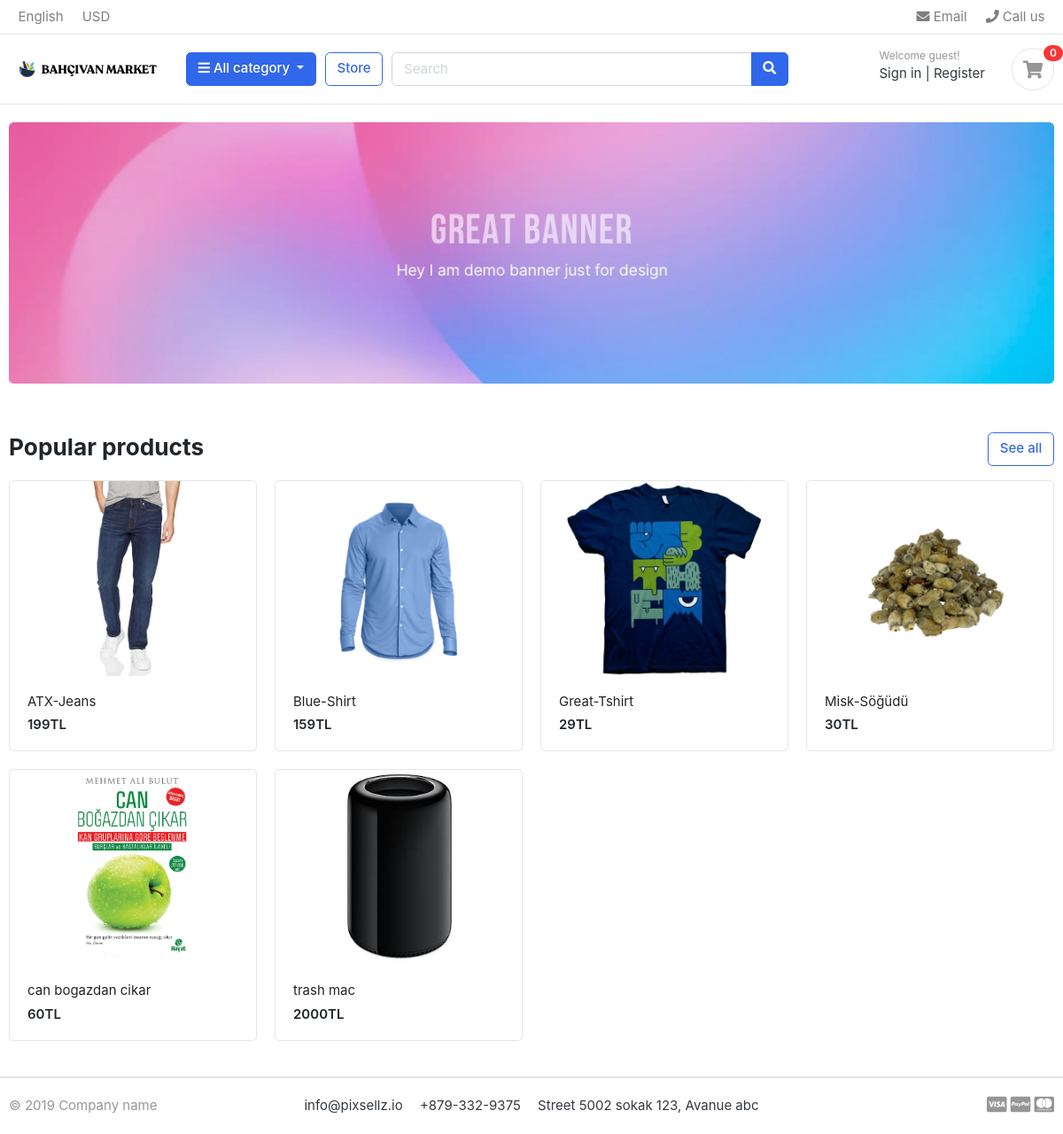
The app's page /, older data.
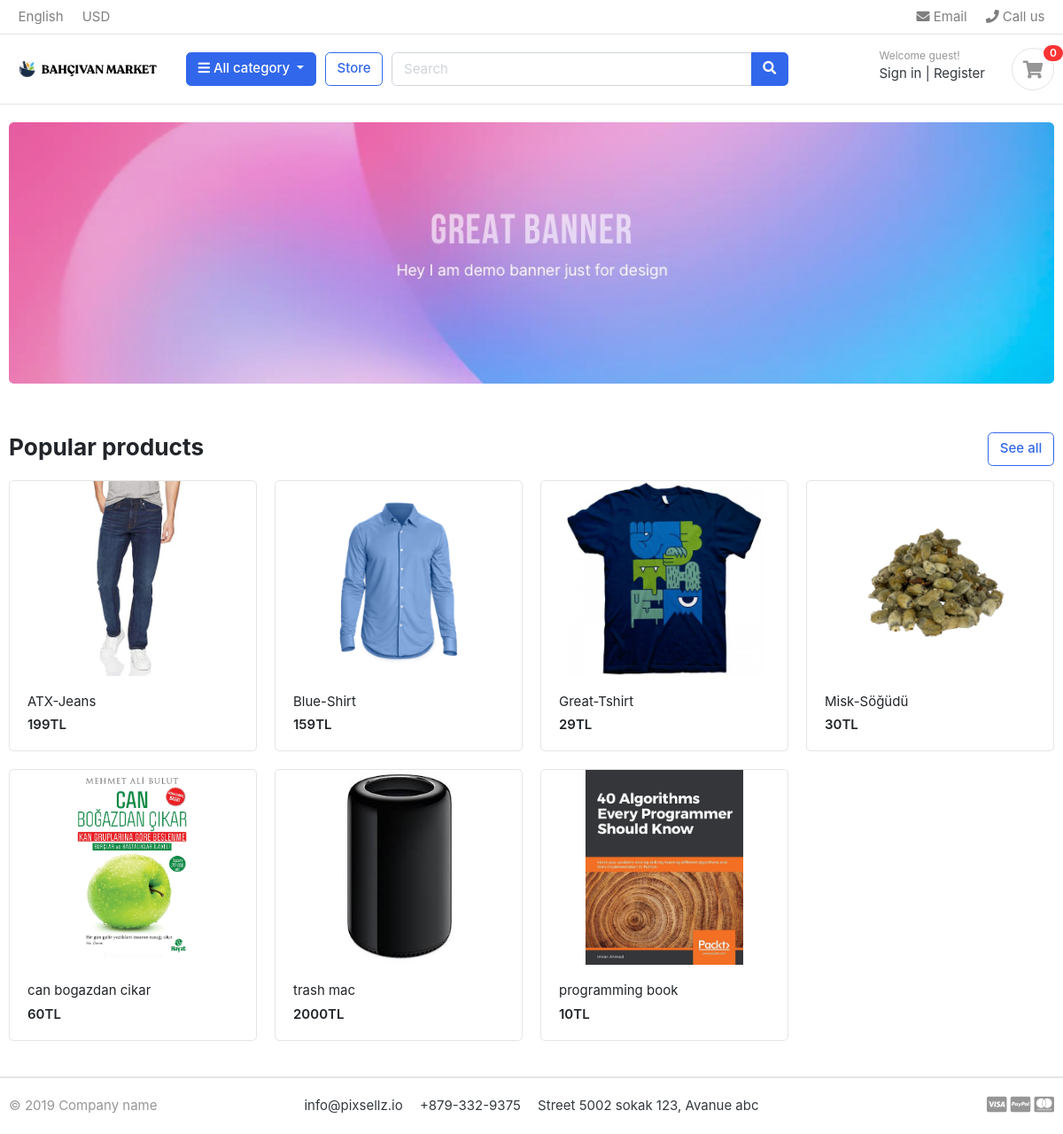
The same page, newer data.
### store/models.py (models this page shows, shortened)
class Product(models.Model):
    product_name = models.CharField(max_length=200, unique=True)
    slug = models.SlugField(max_length=200, unique=True)
    product_description = models.TextField(max_length=500, blank=True)
    price = models.IntegerField()
    image = models.ImageField(upload_to='photos/product')
    stock  = models.IntegerField()
    is_avalible = models.BooleanField(default=True)
    category = models.ForeignKey(Category, on_delete=models.CASCADE)
    created_date  = models.DateTimeField(auto_now_add=True)
    modified_date = models.DateTimeField(auto_now = True)
    def get_url(self):
        return reverse('product_detail',args=[self.category.slug,self.slug])

### greatkart/views.py (the view)
# urls.py: 2. Add a URL to urlpatterns:  path('', views.home, name='home')
def home(request):
    products = Product.objects.all().filter(is_avalible = True)
    context = {
        'products' : products,
    }
    return render(request,'home.html',context)

### category/context_processors.py (called while the page is built)
def menu_links(request):
    links = Category.objects.all()
    return dict(links=links)

### category/models.py (called while the page is built)
    def get_url(self):
        return reverse('products_by_category',args = [self.slug ])

### templates/home.html
{% extends 'base.html'%}
{% load static %}
{% block content%}
<section class="section-intro padding-y-sm">
<div class="container">
<div class="intro-banner-wrap">
	<img src="{% static 'images/banners/1.jpg' %}" class="img-fluid rounded">
</div>
</div>
</section>
<section class="section-name padding-y-sm">
<div class="container">
<header class="section-heading">
	<a href="{% url 'store' %}" class="btn btn-outline-primary float-right">See all</a>
	<h3 class="section-title">Popular products</h3>
</header>
<div class="row">
	{% for product in products %}
	<div class="col-md-3">
		<div class="card card-product-grid">
			<a href="{{ product.get_url }}" class="img-wrap"> <img src="{{product.image.url}}"> </a>
			<figcaption class="info-wrap">
				<a href="{{ product.get_url }}" class="title">{{ product.product_name }}</a>
				<div class="price mt-1">{{ product.price }}TL</div>
			</figcaption>
		</div>
	</div>
	{% endfor %}
</div>
</div>
</section>
</body>
</html>
{% endblock %}

### templates/base.html (shortened to what this page needs)
{% load static %}
<!DOCTYPE HTML>
<html lang="en">
<head>
<link href="{% static 'css/bootstrap.css' %}" rel="stylesheet" type="text/css"/>
<link href="{% static 'fonts/fontawesome/css/all.min.css' %}" type="text/css" rel="stylesheet">
<link href="{% static 'css/ui.css'%}" rel="stylesheet" type="text/css"/>
<link href="{% static 'css/responsive.css' %}" rel="stylesheet" media="only screen and (max-width: 1200px)" />
</head>
<body>
    {% include 'includes/navbar.html' %}
    {% block content %}
    {% endblock %}
    {% include 'includes/footer.html' %}

### templates/includes/navbar.html (shortened to what this page needs)
{% load static %}
<header class="section-header">
    <nav class="navbar p-md-0 navbar-expand-sm navbar-light border-bottom">
    <div class="container">
      <div class="collapse navbar-collapse" id="navbarTop4">
        <ul class="navbar-nav mr-auto">
            <li class="nav-item dropdown">
                 <a href="#" class="nav-link">   English </a>
            </li>
            <li class="nav-item dropdown">
                <a href="#" class="nav-link"> USD </a>
            </li>
        </ul>
        <ul class="navbar-nav">
            <li><a href="#" class="nav-link"> <i class="fa fa-envelope"></i> Email </a></li>
            <li><a href="#" class="nav-link"> <i class="fa fa-phone"></i> Call us </a></li>
        </ul>
      </div>
    </div>
    </nav>
    <section class="header-main border-bottom">
        <div class="container">
    <div class="row align-items-center">
        <div class="col-lg-2 col-md-3 col-6">
            <a href="{% url 'home' %}" class="brand-wrap">
                <img class="logo" src="{% static './images/bahcivan_logo.png' %}">
            </a>
        </div>
        <div class="col-lg col-sm col-md col-6 flex-grow-0">
            <div class="category-wrap dropdown d-inline-block float-right">
                <button type="button" class="btn btn-primary dropdown-toggle" data-toggle="dropdown">
                    <i class="fa fa-bars"></i> All category
                </button>
            </div>
        </div>
        <a href="{% url 'store' %}" class="btn btn-outline-primary">Store</a>
        <div class="col-lg  col-md-6 col-sm-12 col">
            <form action="#" class="search">
                <div class="input-group w-100">
                    <input type="text" class="form-control" style="width:60%;" placeholder="Search">
                    <div class="input-group-append">
                      <button class="btn btn-primary" type="submit">
                        <i class="fa fa-search"></i>
                      </button>
                    </div>
                </div>
            </form>
        </div>
        <div class="col-lg-3 col-sm-6 col-8 order-2 order-lg-3">
                    <div class="d-flex justify-content-end mb-3 mb-lg-0">
                        <div class="widget-header">
                            <small class="title text-muted">Welcome guest!</small>
                            <div>
                                <a href="./signin.html">Sign in</a> <span class="dark-transp"> | </span>
                                <a href="./register.html"> Register</a>
                            </div>
                        </div>
                        <a href="./cart.html" class="widget-header pl-3 ml-3">
                            <div class="icon icon-sm rounded-circle border"><i class="fa fa-shopping-cart"></i></div>
                            <span class="badge badge-pill badge-danger notify">0</span>
                        </a>
                    </div>
                </div>
    </div>
        </div>
    </section>
</header>

### templates/includes/footer.html
<footer class="section-footer border-top">
	<div class="container">
		<section class="footer-bottom border-top row">
			<div class="col-md-2">
				<p class="text-muted"> &copy 2019 Company name </p>
			</div>
			<div class="col-md-8 text-md-center">
				<span  class="px-2">info@pixsellz.io</span>
				<span  class="px-2">+879-332-9375</span>
				<span  class="px-2">Street 5002 sokak 123, Avanue abc</span>
			</div>
			<div class="col-md-2 text-md-right text-muted">
				<i class="fab fa-lg fa-cc-visa"></i>
				<i class="fab fa-lg fa-cc-paypal"></i>
				<i class="fab fa-lg fa-cc-mastercard"></i>
			</div>
		</section>
	</div>
</footer>

### static/css/ui.css (style rules this page uses)
html { font-family: "Inter", sans-serif; font-size: 15px; }
.img-wrap { text-align: center; display: block; }
.img-wrap img { max-width: 100%; }
.icon-xs, .icon-sm, .icon-md, .icon-lg { display: inline-block; text-align: center; flex-shrink: 0; flex-grow: 0; }
.icon-sm { width: 48px; height: 48px; line-height: 48px !important; font-size: 20px; }
.padding-y-sm { padding-top: 20px; padding-bottom: 20px; }
.section-heading { margin-bottom: 20px; margin-top: 15px; }
.section-title { color: #212529; }
p:last-child { margin-bottom: 0; }
.header-main { position: relative; padding-top: 1rem; padding-bottom: 1rem; }
.brand-wrap .logo, .navbar-brand .logo { margin-right: 7px; max-height: 42px; display: inline-block; }
.widget-header { display: inline-block; vertical-align: middle; position: relative; }
.widget-header a { color: #343a40; }
.widget-header i { color: #969696; }
.widget-header .title { display: block; }
.widget-header .notify { position: absolute; top: -3px; right: -10px; }
.footer-bottom { padding-top: 20px; padding-bottom: 20px; }
[class*=card-product] a.title { color: #212529; display: block; }
[class*=card-product] .img-wrap { overflow: hidden; position: relative; }
[class*=card-product] .img-wrap img { height: 100%; max-width: 100%; width: auto; display: inline-block; -o-object-fit: cover; object-fit: cover; }
.card-product-grid { margin-bottom: 20px; }
.card-product-grid .img-wrap { border-radius: 0.2rem 0.2rem 0 0; height: 220px; }
.card-product-grid .info-wrap { overflow: hidden; padding: 18px 20px; }
.card .img-wrap { overflow: hidden; }
.notify { position: absolute; top: -4px; right: -10px; display: inline-block; padding: 0.25em 0.6em; font-size: 12px; line-height: 1; text-align: center; border-radius: 3rem; color: #fff; background-color: #fa3434; }
.price { font-weight: 600; color: #212529; }

Row changes from the older to the newer data that the page shows:
added Product: image (picture), product_name "programming book", price "10"
